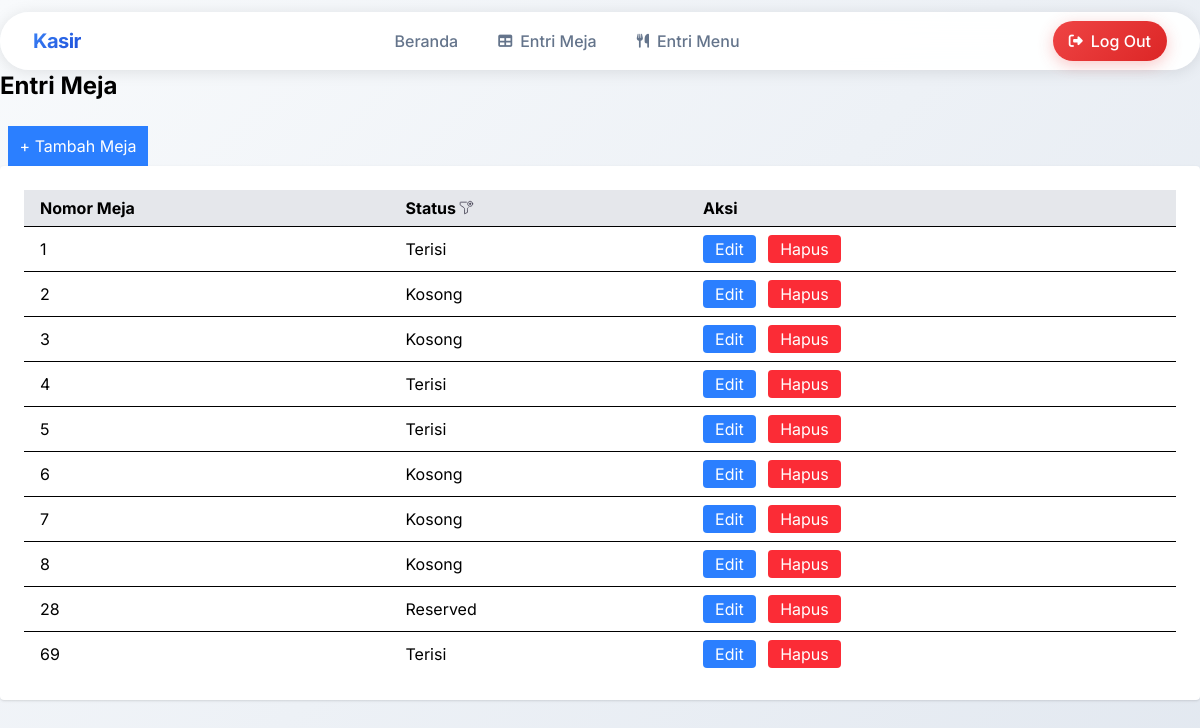
Before: /index.php?page=meja (signed in) with the older database file.
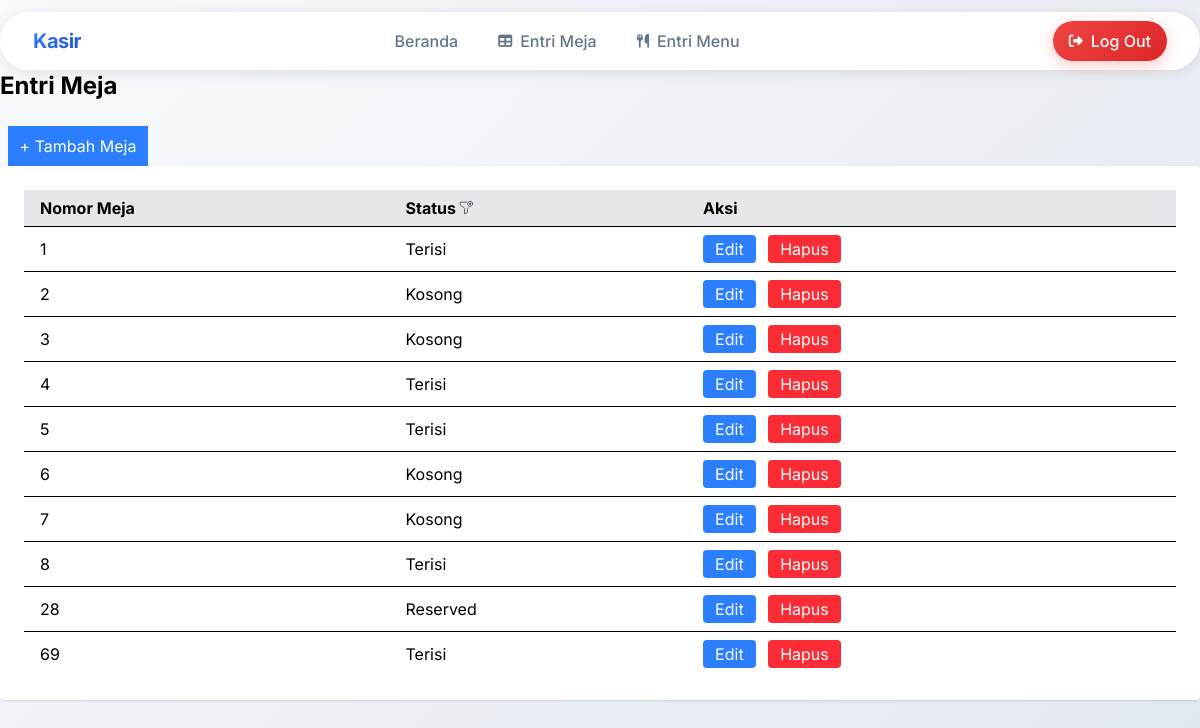
After: the same page with the newer database file.
### tables this page shows
CREATE TABLE `meja` (
  `id` int(11) NOT NULL,
  `nomor_meja` int(10) NOT NULL,
  `status` enum('kosong','terisi','reserved') DEFAULT 'kosong'
);

### admin/meja/index.php (the view, shortened to what this page needs)
<?php
$sql = "SELECT * FROM meja ORDER BY nomor_meja ASC";
$stmt = $koneksi->prepare($sql);
$stmt->execute();
$result = $stmt->get_result();
?>
<div class="flex flex-col">
    <h2 class="text-2xl font-bold mb-6">Entri Meja</h2>
    <a href="?page=meja&action=tambah" class="ml-2 bg-blue-500 text-white w-35 text-center p-2">+ Tambah Meja</a>
    <div class="bg-white p-6 rounded shadow">
        <table class="w-full border-collapse">
            <thead>
                <tr class="bg-gray-200 text-left">
                    <th class="px-4 py-2">Nomor Meja</th>
                    <th class="px-4 py-2 flex items-center">Status<button></button></th>
                    <th class="px-4 py-2">Aksi</th>
                </tr>
            </thead>
            <tbody>
                <?php $no = 1;
                while ($row = $result->fetch_assoc()): ?>
                    <tr class="border-t">
                        <td class="px-4 py-2"><?= htmlspecialchars($row['nomor_meja']) ?></td>
                        <td class="px-4 py-2 capitalize"><?= $row['status'] ?></td>
                        <td class="px-4 py-2 space-x-2">
                            <form action="?page=meja&action=update" method="post" class="inline">
                                <button type="submit" class="bg-blue-500 hover:bg-blue-600 text-white px-3 py-1 rounded">Edit</button>
                            </form>
                            <form action="?page=meja&action=hapus" method="post" class="inline">
                                <button type="submit" class="bg-red-500 hover:bg-red-600 text-white px-3 py-1 rounded">Hapus</button>
                            </form>
                        </td>
                    </tr>
                <?php endwhile; ?>
            </tbody>
        </table>
    </div>
</div>

Changed rows visible on the page:
changed meja (number 8 of 10 on the later page): status "Kosong" → "Terisi"
